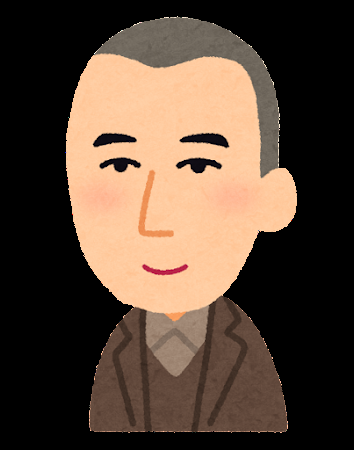
#> input picture templates/images/ginga.png, 354 x 450 px, found by its file name
$ jupyter execute gazo_mizumasi.ipynb   (shell and % lines are left out)
#> lines starting #> are read from the running program, lines starting #| are printed output that depends on the picture; pictures that were not available may be replaced by others from this repository, and a replacement may not be noted
<a href="https://colab.research.google.com/github/kwhc441/forclass/blob/Machinelearn/gazo_mizumasi.ipynb" target="_parent"></a>

[cell 1]
"""
#ドライブをマウントする
from google.colab import drive

#drive.mount('/content/drive')
#%cd "/content/drive/My Drive"
"""

[cell 2]
from IPython.display import display, Javascript
from google.colab.output import eval_js
from base64 import b64decode

def take_photo(filename='photo.jpg', quality=0.8):
  js = Javascript('''
    async function takePhoto(quality) {
      const div = document.createElement('div');
      const capture = document.createElement('button');
      capture.textContent = 'Capture';
      div.appendChild(capture);

      const video = document.createElement('video');
      video.style.display = 'block';
      const stream = await navigator.mediaDevices.getUserMedia({video: true});

      document.body.appendChild(div);
      div.appendChild(video);
      video.srcObject = stream;
      await video.play();

      // Resize the output to fit the video element.
      google.colab.output.setIframeHeight(document.documentElement.scrollHeight, true);

      // Wait for Capture to be clicked.
      await new Promise((resolve) => capture.onclick = resolve);

      const canvas = document.createElement('canvas');
      canvas.width = video.videoWidth;
      canvas.height = video.videoHeight;
      canvas.getContext('2d').drawImage(video, 0, 0);
      stream.getVideoTracks()[0].stop();
      div.remove();
      return canvas.toDataURL('image/jpeg', quality);
    }
    ''')
  display(js)
  data = eval_js('takePhoto({})'.format(quality))
  binary = b64decode(data.split(',')[1])
  with open(filename, 'wb') as f:
    f.write(binary)
  return filename

[cell 3]
from IPython.display import Image
import datetime as d

i=1
try:
  %mkdir nowcoming
  %cd nowcoming
  filename = take_photo(f"{d.datetime.now()}_{i:09}.jpg")
  print('Saved to {}'.format(filename))
  i +=1
  %cd ..
  # Show the image which was just taken.
  display(Image(filename))
except Exception as err:
  # Errors will be thrown if the user does not have a webcam or if they do not
  # grant the page permission to access it.
  print(str(err))

[cell 4]
#反転画像を保存する処理

import cv2
import os
import time
import datetime

tm_start = time.time()            #処理時間計測用
dt_now = datetime.datetime.now()  # 現在日時
dt_date_str = dt_now.strftime('%Y/%m/%d %H:%M')
print(dt_date_str)
path = f'/content/nowcoming/'

files = os.listdir(path)
#files = filename


files_file =  [f for f in files if os.path.isfile(os.path.join(path, f))]

for y_pic in files_file:

  img = cv2.imread(path + "/" + y_pic)
#> img is the input picture: shape (450, 354, 3); mean B, G, R 56.2, 70.2, 88.7

  y = cv2.flip(img,1)
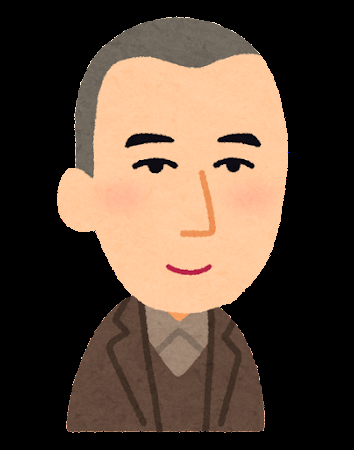
#> y: shape (450, 354, 3); mean B, G, R 56.2, 70.2, 88.7

  cv2.imwrite(path + "/y_" + y_pic,y)

tm_end = time.time()
print('処理完了')
print('------------------------------------')
total = tm_end - tm_start
total_str = f'トータル時間: {total:.1f}s({total/60:.2f}min)'
print(total_str)

[cell 5]
#白黒画像を保存する処理

import cv2
import os
import time
import datetime

tm_start = time.time()            #処理時間計測用
dt_now = datetime.datetime.now()  # 現在日時
dt_date_str = dt_now.strftime('%Y/%m/%d %H:%M')
print(dt_date_str)


#files = os.listdir(path)

files_file =  [f for f in files if os.path.isfile(os.path.join(path, f))]

print(files_file)


for y_pic in files_file:

  img = cv2.imread(path + '/' + y_pic)

  img_gray = cv2.cvtColor(img,cv2.COLOR_BGR2GRAY)
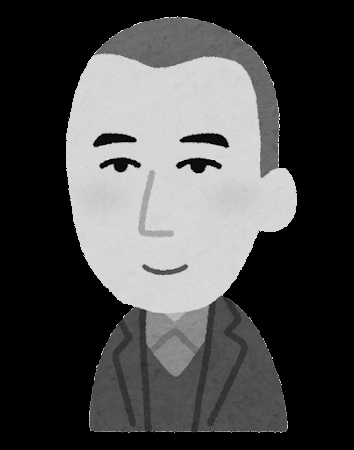
#> img_gray: shape (450, 354); min 0, max 253, mean 74.1

  cv2.imwrite(path + '/gray_' + y_pic,img_gray)

tm_end = time.time()
print('処理完了')
print('------------------------------------')
total = tm_end - tm_start
total_str = f'トータル時間: {total:.1f}s({total/60:.2f}min)'
print(total_str)

$ run again, on templates/images/lemon.png
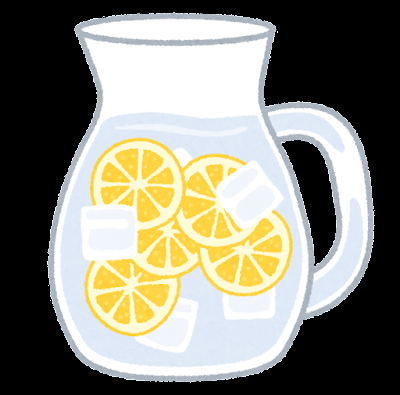
#> input picture templates/images/lemon.png, 400 x 395 px, found by its file name
#> img is the input picture: shape (395, 400, 3); mean B, G, R 120.9, 133.1, 134.7
#> `y = cv2.flip(img,1)`:
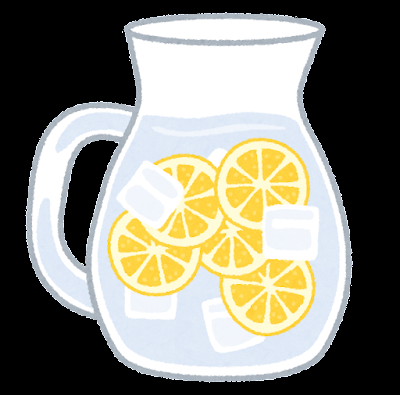
#> y: shape (395, 400, 3); mean B, G, R 120.9, 133.1, 134.7
#> `img_gray = cv2.cvtColor(img,cv2.COLOR_BGR2GRAY)`:
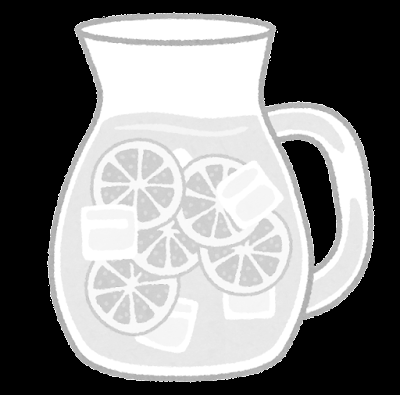
#> img_gray: shape (395, 400); min 0, max 255, mean 132.2
